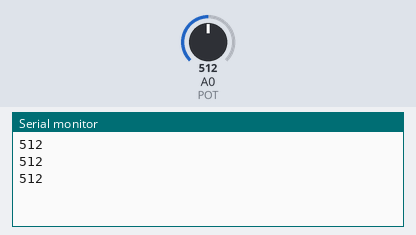
Bench run of a sketch on a simulated Arduino Uno, built with avr-gcc and run on an emulated ATmega328P. Parts: the last lines printed to the serial monitor. The test bench sets the inputs (shaded band); at power-on: A0 (POT) = 512.

Above: at 1.3 s.
1.4 s: A0 (POT) set to 716
At 1.9 s:
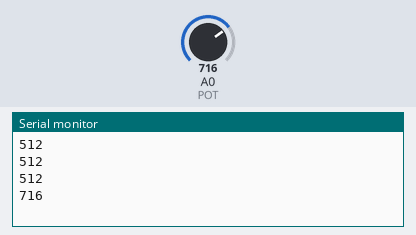
2.9 s: A0 (POT) set to 900
At 3.4 s:
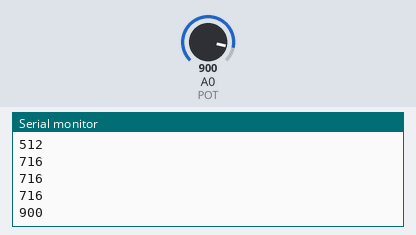
Timing chart, 0 to 5.9 s (numbered marks = the images above; inputs shaded):
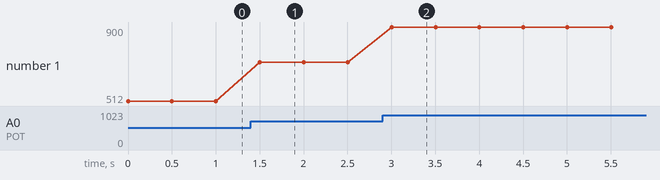

Measured:
- after the input at 1.4 s, the serial monitor: prints a new line after 0.10 s (image 1)
- after the input at 2.9 s, the serial monitor: prints a new line after 0.10 s (image 2)
- plotted number 1: 512 → 716 after the input at 1.4 s, 716 → 900 after the input at 2.9 s

The sketch:

potentiometer.ino
```cpp
const int POT = 0;
int datain = 0;


void setup() {
  // put your setup code here, to run once:

  Serial.begin(9600);

}

void loop() {
  // put your main code here, to run repeatedly:

  datain = analogRead(POT);
  Serial.println(datain);
  delay(500);


}
```
